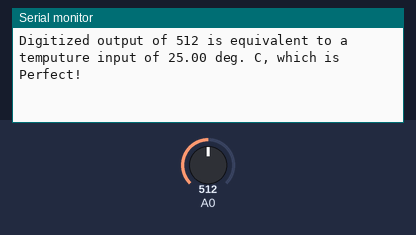
A program run on a simulated ESP8266 (Wemos D1 mini). Shown: the last lines printed to the serial monitor. The test bench sets the inputs (shaded band); at power-on: A0 = 512.

Above: at 1.8 s.
1.9 s: A0 set to 716
At 2.8 s:
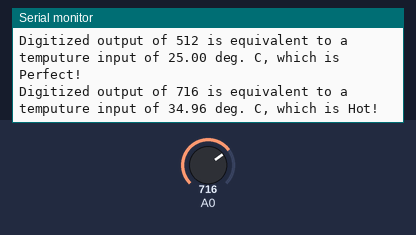
4.5 s: A0 set to 900
At 5.8 s:
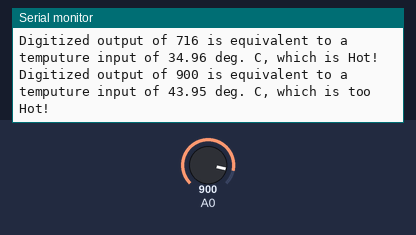
7.5 s: A0 set to 306
At 8.4 s:
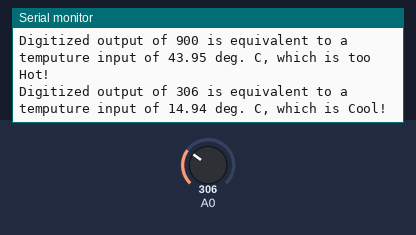
10.5 s: A0 set to 122
At 11.8 s:
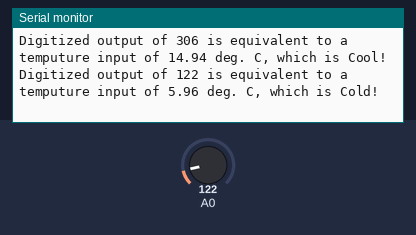

The program:

main.cpp
```cpp
#include <Arduino.h>

/**
 * StAuth10187: I Yongxing zhang, 000766325 certify that this material is my original work.
 * No other person's work has been used without due acknowledgement.
 * I have not made my work available to anyone else.
*/
void setup()
{
  // put your setup code here, to run once:
  Serial.begin(115200);
}

void loop()
{
  // put your main code here, to run repeatedly:
  int iVal;
  iVal = analogRead(A0);

  // float oVal = map(iVal, 0, 1023.0000, 0, 50.00);
  float oVal = (iVal / 1024.00) * 50.00;
  String out;
  if (oVal < 10)
  {
    out = "Cold!";
  }
  else if (oVal <= 15)
  {
    out = "Cool!";
  }
  else if (oVal <= 25)
  {
    out = "Perfect!";
  }
  else if (oVal <= 30)
  {
    out = "Warm!";
  }
  else if (oVal <= 35)
  {
    out = "Hot!";
  }
  else if (oVal > 35)
  {
    out = "too Hot!";
  }

  Serial.println("Digitized output of " + String(iVal) + " is equivalent to a temputure input of " + String(oVal) + " deg. C, which is "+ out);
  delay(1000);
}
```

Measured:
- after the input at 1.9 s, the serial monitor: prints a new line after 0.11 s (image 1)
- after the input at 4.5 s, the serial monitor: prints a new line after 0.51 s (image 2)
- after the input at 7.5 s, the serial monitor: prints a new line after 0.52 s (image 3)
- after the input at 10.5 s, the serial monitor: prints a new line after 0.53 s (image 4)
